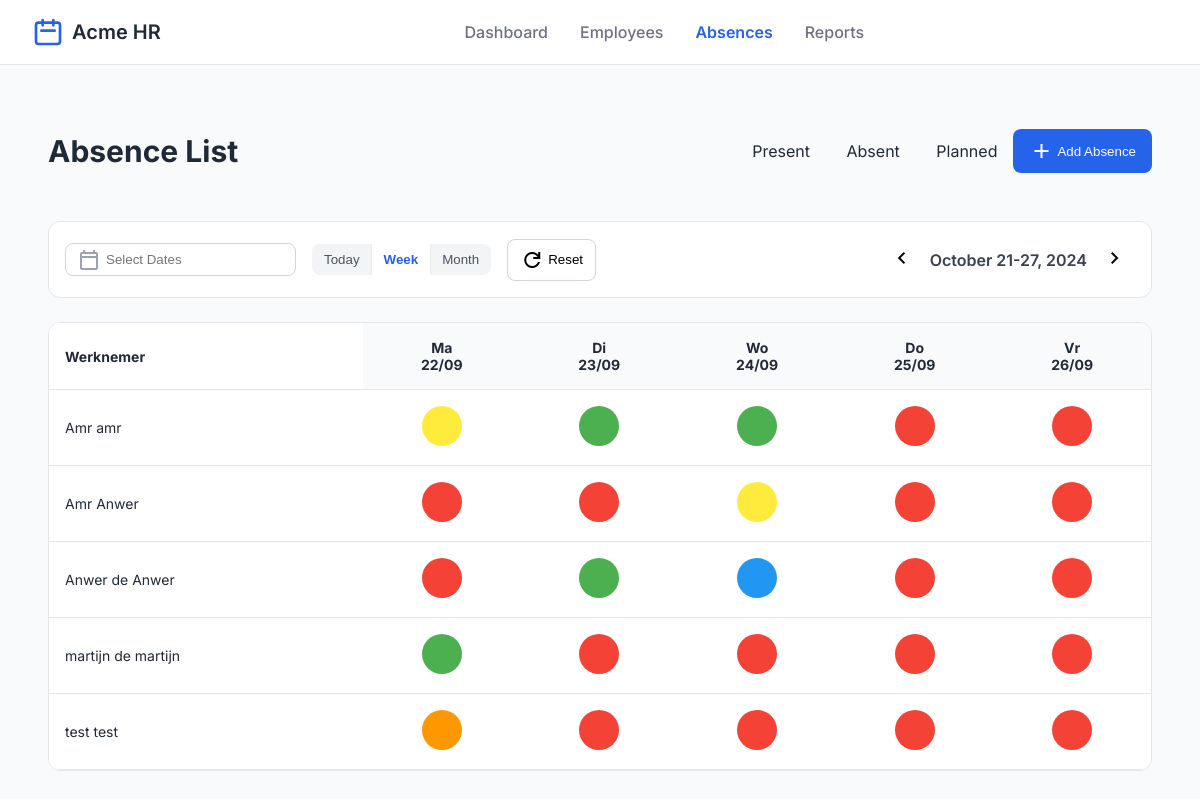
/week.php, run on the app's committed database.
### tables this page shows
CREATE TABLE `werknemers` (
  `id` int(11) NOT NULL,
  `voornaam` varchar(50) NOT NULL,
  `tussenvoegsel` varchar(20) DEFAULT NULL,
  `achternaam` varchar(50) NOT NULL,
  `email` varchar(100) NOT NULL,
  `werkdag_ma` tinyint(1) DEFAULT 0,
  `werkdag_di` tinyint(1) DEFAULT 0,
  `werkdag_wo` tinyint(1) DEFAULT 0,
  `werkdag_do` tinyint(1) DEFAULT 0,
  `werkdag_vr` tinyint(1) DEFAULT 0,
  `sector` varchar(50) NOT NULL,
  `BHV` tinyint(1) DEFAULT 0,
  `status` enum('Ziek','Aanwezig','Op de school','Afwezig','Eefetjes Afwezig') DEFAULT 'Aanwezig',
  `status_ma` enum('Aanwezig','Afwezig','Ziek','Op de school','Eefetjes Afwezig') DEFAULT 'Afwezig',
  `status_di` enum('Aanwezig','Afwezig','Ziek','Op de school','Eefetjes Afwezig') DEFAULT 'Afwezig',
  `status_wo` enum('Aanwezig','Afwezig','Ziek','Op de school','Eefetjes Afwezig') DEFAULT 'Afwezig',
  `status_do` enum('Aanwezig','Afwezig','Ziek','Op de school','Eefetjes Afwezig') DEFAULT 'Afwezig',
  `status_vr` enum('Aanwezig','Afwezig','Ziek','Op de school','Eefetjes Afwezig') DEFAULT 'Afwezig'
);

### week.php (the view, shortened to what this page needs)
<?php
try {
    $db = new PDO("mysql:host=localhost;dbname=technolab-dashboard", "root", "");
    $db->setAttribute(PDO::ATTR_ERRMODE, PDO::ERRMODE_EXCEPTION);
} catch (PDOException $e) {
    die("Fout!: " . $e->getMessage());
}
$stmt = $db->query("SELECT * FROM werknemers ORDER BY achternaam ASC, voornaam ASC");
$werknemers = $stmt->fetchAll(PDO::FETCH_ASSOC);
$startOfWeek = new DateTime();
$startOfWeek->modify(('Monday' == $startOfWeek->format('l')) ? 'this monday' : 'last monday');
$weekDays = [
    'Ma' => ['col' => 'status_ma', 'date' => clone $startOfWeek],
    'Di' => ['col' => 'status_di', 'date' => (clone $startOfWeek)->modify('+1 day')],
    'Wo' => ['col' => 'status_wo', 'date' => (clone $startOfWeek)->modify('+2 day')],
    'Do' => ['col' => 'status_do', 'date' => (clone $startOfWeek)->modify('+3 day')],
    'Vr' => ['col' => 'status_vr', 'date' => (clone $startOfWeek)->modify('+4 day')],
];
?>
<!DOCTYPE html>
<html lang="en">
<head>
  <link rel="stylesheet" href="css/style.css" />
</head>
<body>
  <div class="app">
    <header class="header">
      <div class="header-left">
        <a class="brand" href="#">
          <svg class="brand-icon" fill="none" stroke="currentColor" viewBox="0 0 24 24">
            <path d="M8 7V3m8 4V3m-9 8h10M5 21h14a2 2 0 002-2V7a2 2 0 00-2-2H5a2 2 0 00-2 2v12a2 2 0 002 2z"
              stroke-linecap="round" stroke-linejoin="round" stroke-width="2"></path>
          </svg>
          <span class="brand-name">Acme HR</span>
        </a>
      </div>
      <nav class="nav">
        <a href="#">Dashboard</a>
        <a href="#">Employees</a>
        <a class="active" href="#">Absences</a>
        <a href="#">Reports</a>
      </nav>
    </header>
    <main class="main">
      <div class="main-header">
        <h1>Absence List</h1>
        <div class="legend">
          <div><span class="dot green"></span> Present</div>
          <div><span class="dot red"></span> Absent</div>
          <div><span class="dot yellow"></span> Planned</div>
          <button class="primary-btn">
            <span class="material-symbols-outlined">add</span> Add Absence
          </button>
        </div>
      </div>
      <div class="filters">
        <div class="filter-left">
          <div class="date-picker">
            <span class="material-symbols-outlined">calendar_today</span>
            <input type="text" placeholder="Select Dates" />
          </div>
          <div class="range-buttons">
              <a href="dagplanning.php"><button class="toggle">Today</button></a>
            <button class="active">Week</button>
            <button>Month</button>
          </div>
          <button class="reset-btn">
            <span class="material-symbols-outlined">refresh</span> Reset
          </button>
        </div>
        <div class="filter-right">
          <button class="icon-button"><span class="material-symbols-outlined">chevron_left</span></button>
          <span class="date-label">October 21-27, 2024</span>
          <button class="icon-button"><span class="material-symbols-outlined">chevron_right</span></button>
        </div>
      </div>
      <div class="table-wrapper">
          <table>
              <thead>
              <tr>
                  <th>Werknemer</th>
                  <?php foreach ($weekDays as $dayName => $info): ?>
                      <th>
                          <?= $dayName ?><br>
                          <?= $info['date']->format('d/m') ?>
                      </th>
                  <?php endforeach; ?>
              </tr>
              </thead>
              <tbody>
              <?php foreach ($werknemers as $w): ?>
                  <tr>
                      <td><?= htmlspecialchars($w['voornaam'].' '.($w['tussenvoegsel'] ? $w['tussenvoegsel'].' ' : '').$w['achternaam']) ?></td>
                      <?php foreach ($weekDays as $dayName => $info): ?>
                          <?php
                          $col = $info['col'];
                          $status = $w[$col];
                          $class = 'status-'.strtolower(str_replace(' ', '', $status));
                          ?>
                          <td>
                              <div class="status-dot <?= $class ?>" onclick="toggleSelect(this)"></div>
                          </td>
                      <?php endforeach; ?>
                  </tr>
              <?php endforeach; ?>
              </tbody>
          </table>
      </div>
    </main>
  </div>
</body>
</html>

### css/style.css (style rules this page uses)
body { font-family: "Inter", sans-serif; background: #f9fafb; color: #1f2937; margin: 0; }
.material-symbols-outlined { font-variation-settings: "FILL" 0, "wght" 400, "GRAD" 0, "opsz" 24; }
.app { display: flex; flex-direction: column; min-height: 100vh; }
.header { display: flex; align-items: center; justify-content: space-between; height: 64px; background: #fff; border-bottom: 1px solid #e5e7eb; padding: 0 2rem; position: sticky; top: 0; }
.header-left, .header-right { display: flex; align-items: center; gap: 1rem; }
.brand { display: flex; align-items: center; gap: 0.5rem; text-decoration: none; }
.brand-icon { width: 32px; height: 32px; color: #2563eb; }
.brand-name { font-size: 1.25rem; font-weight: 600; color: #1f2937; }
.nav { display: flex; gap: 2rem; }
.nav a { color: #6b7280; text-decoration: none; font-weight: 500; }
.nav .active { color: #2563eb; font-weight: 600; }
.icon-button { background: none; border: none; border-radius: 9999px; padding: 0.5rem; cursor: pointer; }
.main { flex: 1; padding: 3rem; }
.main-header { display: flex; justify-content: space-between; margin-bottom: 2rem; }
.main-header h1 { font-size: 1.875rem; font-weight: 700; }
.legend { display: flex; gap: 1rem; align-items: center; }
.dot { display: inline-block; width: 1rem; height: 1rem; border-radius: 9999px; }
.primary-btn { display: flex; align-items: center; gap: 0.25rem; background: #2563eb; color: white; border: none; border-radius: 0.5rem; padding: 0.625rem 1rem; cursor: pointer; }
.filters { display: flex; justify-content: space-between; padding: 1rem; background: #fff; border: 1px solid #e5e7eb; border-radius: 0.75rem; margin-bottom: 1.5rem; }
.filter-left { display: flex; gap: 1rem; flex-wrap: wrap; align-items: center; }
.date-picker { position: relative; }
.date-picker span { position: absolute; top: 50%; left: 0.75rem; transform: translateY(-50%); color: #9ca3af; }
.date-picker input { padding: 0.5rem 0.75rem 0.5rem 2.5rem; border: 1px solid #d1d5db; border-radius: 0.5rem; }
.range-buttons { display: flex; background: #f3f4f6; border-radius: 0.5rem; overflow: hidden; }
.range-buttons button { border: none; background: none; padding: 0.5rem 0.75rem; cursor: pointer; color: #4b5563; }
.range-buttons .active { background: #fff; color: #2563eb; font-weight: 600; box-shadow: 0 0 2px rgba(0, 0, 0, 0.1); }
.reset-btn { border: 1px solid #d1d5db; background: none; border-radius: 0.5rem; padding: 0.5rem 0.75rem; cursor: pointer; display: flex; align-items: center; gap: 0.25rem; }
.filter-right { display: flex; align-items: center; gap: 0.5rem; }
.date-label { font-weight: 600; color: #374151; }
.table-wrapper { overflow-x: auto; background: #fff; border: 1px solid #e5e7eb; border-radius: 0.75rem; }
table { width: 100%; border-collapse: collapse; min-width: 600px; }
thead { background: #f9fafb; }
th, td { padding: 1rem; text-align: center; border-bottom: 1px solid #e5e7eb; font-size: 0.875rem; }
th:first-child, td:first-child { text-align: left; position: sticky; left: 0; background: #fff; }

### week.php (style rules this page uses)
.status-dot { width: 40px; height: 40px; border-radius: 50%; display: inline-block; cursor: pointer; }
.status-aanwezig { background-color: #4caf50; }
.status-afwezig { background-color: #f44336; }
.status-ziek { background-color: #ffeb3b; }
.status-opdeschool { background-color: #2196f3; }
.status-eefetjesafwezig { background-color: #ff9800; }

### data on the page
werknemers: voornaam+tussenvoegsel+achternaam "Amr amr"
werknemers: voornaam+tussenvoegsel+achternaam "Amr Anwer"
werknemers: voornaam+tussenvoegsel+achternaam "Anwer de Anwer"
werknemers: voornaam+tussenvoegsel+achternaam "martijn de martijn"
werknemers: voornaam+tussenvoegsel+achternaam "test test"

### other printed values
$dayName "Ma"
$info['date']->format('d/m') "22/09"
$dayName "Di"
$info['date']->format('d/m') "23/09"
$dayName "Wo"
$info['date']->format('d/m') "24/09"
$dayName "Do"
$info['date']->format('d/m') "25/09"
$dayName "Vr"
$info['date']->format('d/m') "26/09"
